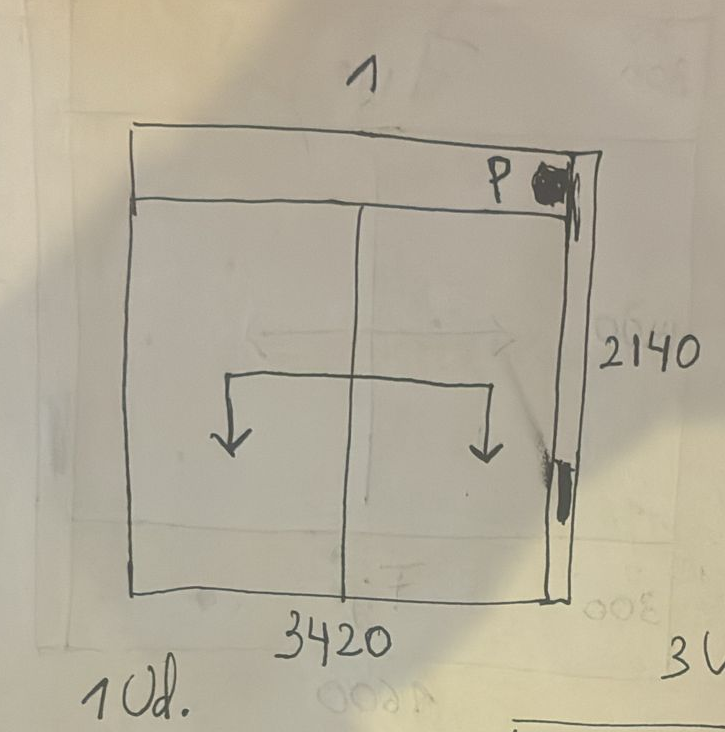
#> input picture recortes/ventana_0.png, 725 x 732 px; its folder holds only this picture in this run
$ python detector_persiana.py
#> lines starting #> are read from the running program, lines starting #| are printed output that depends on the picture; after the words box and inside, x2 and y2 are one past the last pixel; in counts of white or black regions, pixels touching at a corner belong together
import cv2
import numpy as np
import os
import json

CARPETA = "recortes"

def detectar_persiana(ruta):

#> called with ruta = 'recortes/ventana_0.png'
    img = cv2.imread(ruta)
#> img is the input picture: shape (732, 725, 3); mean B, G, R 154.6, 172.6, 179.7

    gris = cv2.cvtColor(img, cv2.COLOR_BGR2GRAY)
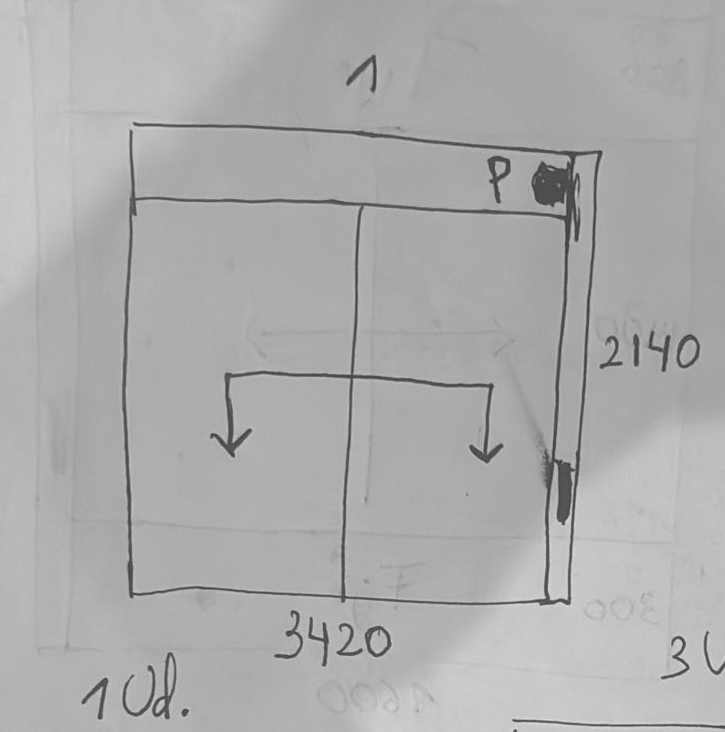
#> gris: shape (732, 725); min 57, max 223, mean 172.6

    alto, ancho = gris.shape
#> alto = 732; ancho = 725

    # =====================================================
    # BINARIZADO
    # =====================================================

    _, th = cv2.threshold(
        gris,
        170,
        255,
        cv2.THRESH_BINARY_INV
    )
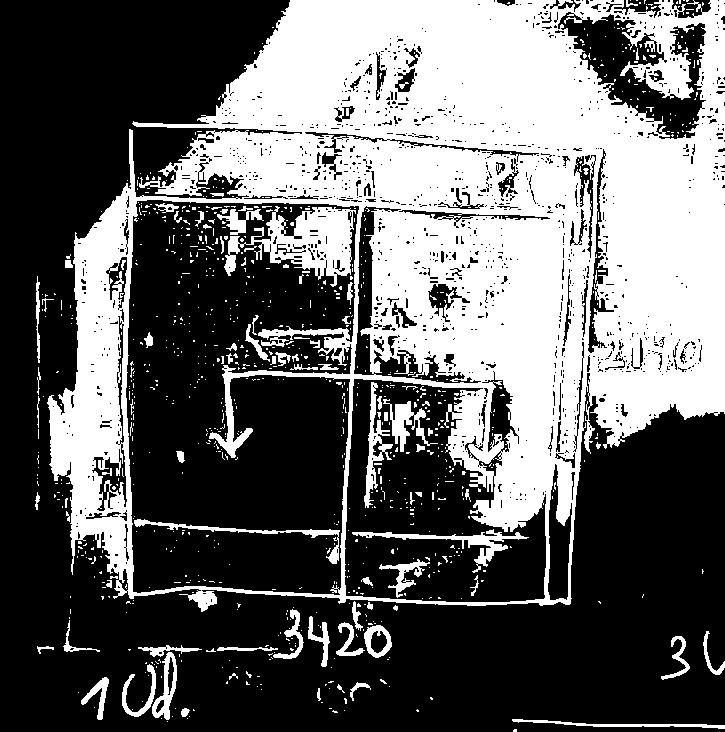
#> th: shape (732, 725); 39.6% white; 922 white regions (836 under 20 px), largest, box (x1, y1, x2, y2) and area: (47, 0, 725, 612) 188884, (224, 206, 356, 287) 4661, (352, 529, 529, 573) 1263

    # =====================================================
    # SOLO FRANJA SUPERIOR
    # =====================================================

    zona_superior = th[0:int(alto * 0.15), :]
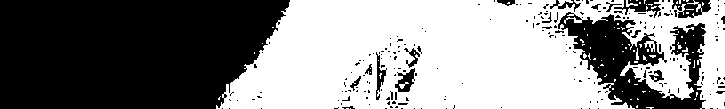
#> zona_superior: shape (109, 725); 53.1% white; 213 black regions (195 under 20 px)

    contornos, _ = cv2.findContours(
        zona_superior,
        cv2.RETR_EXTERNAL,
        cv2.CHAIN_APPROX_SIMPLE
    )
#> contornos = 77 contours, 76 with area under 20; largest, box (x1, y1, x2, y2) and area: (216, 0, 725, 109) 41952

    manos = []

    for c in contornos:

        x, y, w, h = cv2.boundingRect(c)

        area = w * h

        # =====================================================
        # FILTROS
        # =====================================================

        # pequeños cuadrados
        if area < 5 or area > 300:
            continue

        # forma cuadrada
        ratio = w / float(h)

        if ratio < 0.5 or ratio > 1.5:
            continue

        # =====================================================
        # SOLO LATERALES
        # =====================================================

        if x < ancho * 0.12:

            manos.append("I")

        elif (x + w) > ancho * 0.88:

            manos.append("D")
#> this loop made 77 passes
#> (x, y, w, h, area, ratio) on passes 26, 27, 28, 29, 36, 37, 46: (649, 55, 7, 3, 21, 2.33), (643, 55, 4, 6, 24, 0.667), (588, 53, 3, 7, 21, 0.429), (583, 53, 4, 6, 24, 0.667), (636, 48, 3, 12, 36, 0.25), (682, 47, 6, 5, 30, 1.2), (677, 42, 5, 7, 35, 0.714)
#> after the loop, manos = ['D', 'D', 'D', 'D', 'D', 'D', 'D', 'D', 'D', 'D', 'D', 'D']

    manos = list(set(manos))
#> manos = ['D']

    return {
        "persiana": len(manos) > 0,
        "manos_persiana": manos
    }

# =====================================================
# RECORRER IMAGENES
# =====================================================

for archivo in os.listdir(CARPETA):

    if archivo.lower().endswith((".png", ".jpg", ".jpeg")):

        ruta = os.path.join(CARPETA, archivo)

        resultado = detectar_persiana(ruta)
#> resultado = {'persiana': True, 'manos_persiana': ['D']}

        print("\n====================================")
        print(f"IMAGEN: {archivo}")
        print("====================================")

        print(json.dumps(
            resultado,
            indent=4,
            ensure_ascii=False
        ))
#| {
#|     "persiana": true,
#|     "manos_persiana": [
#|         "D"
#|     ]
#| }

$ run again, on recortes/ventana_4.png
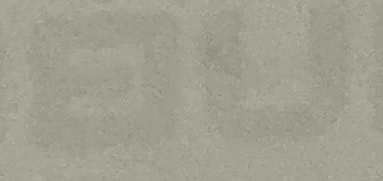
#> input picture recortes/ventana_4.png, 383 x 181 px
#> in detectar_persiana, img is the input picture: shape (181, 383, 3); mean B, G, R 146.5, 159.5, 161.5
#> in detectar_persiana, `_, th = cv2.threshold( gris, 170, 255, cv2.THRESH_BINARY_INV )`:
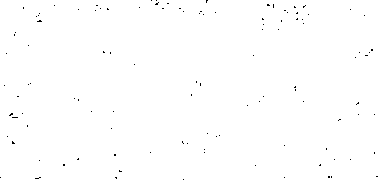
#> th: shape (181, 383); 99.7% white; black in thin lines or dots
#> in detectar_persiana, `zona_superior = th[0:int(alto * 0.15), :]`:
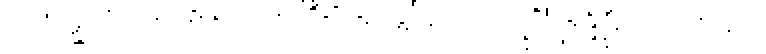
#> zona_superior: shape (27, 383) (shown 2 times larger); 99.2% white; black in thin lines or dots, all inside (x1, y1, x2, y2) = (23, 0, 365, 25)
#> contornos = 1 contour; box (x1, y1, x2, y2) and area: (0, 0, 383, 27) 9924
#> the loop in detectar_persiana, `for c in contornos: ` made 1 pass
#> (x, y, w, h, area) on pass 1: (0, 0, 383, 27, 10341)
#> after the loop in detectar_persiana, `for c in contornos:`: manos = []
#> resultado = {'persiana': False, 'manos_persiana': []}
#| {
#|     "persiana": false,
#|     "manos_persiana": []
#| }

$ run again, on recortes/ventana_5.png
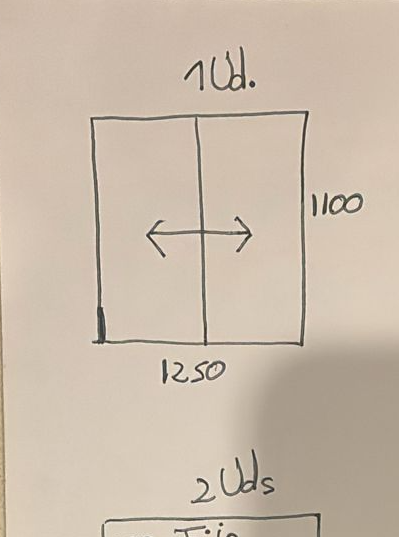
#> input picture recortes/ventana_5.png, 399 x 537 px
#> in detectar_persiana, img is the input picture: shape (537, 399, 3); mean B, G, R 171.5, 187.9, 202.9
#> in detectar_persiana, `_, th = cv2.threshold( gris, 170, 255, cv2.THRESH_BINARY_INV )`:
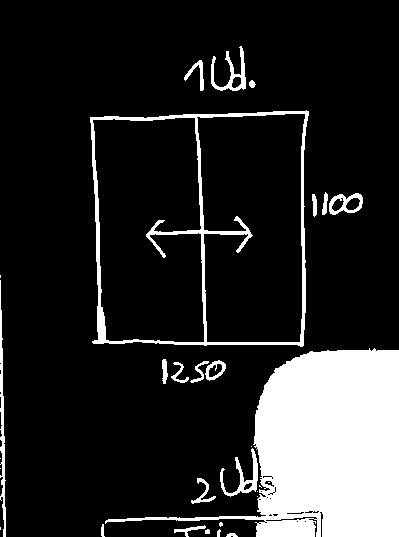
#> th: shape (537, 399); 15.7% white; 30 white regions (10 under 20 px), largest, box (x1, y1, x2, y2) and area: (105, 348, 399, 537) 25623, (90, 110, 309, 347) 4547, (0, 280, 6, 537) 690
#> in detectar_persiana, `zona_superior = th[0:int(alto * 0.15), :]`:
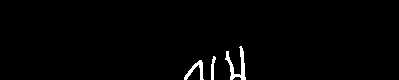
#> zona_superior: shape (80, 399); 1.5% white; 3 white regions
#> contornos = 3 contours; box (x1, y1, x2, y2) and area: (225, 46, 246, 80) 182, (184, 60, 204, 80) 104, (211, 56, 216, 80) 46
#> the loop in detectar_persiana, `for c in contornos: ` made 3 passes
#> (x, y, w, h, area) on passes 1, 3: (184, 60, 20, 20, 400), (225, 46, 21, 34, 714)
#> after the loop in detectar_persiana, `for c in contornos:`: manos = []
#> resultado = {'persiana': False, 'manos_persiana': []}
#| {
#|     "persiana": false,
#|     "manos_persiana": []
#| }

$ run again, on recortes/ventana_6.png
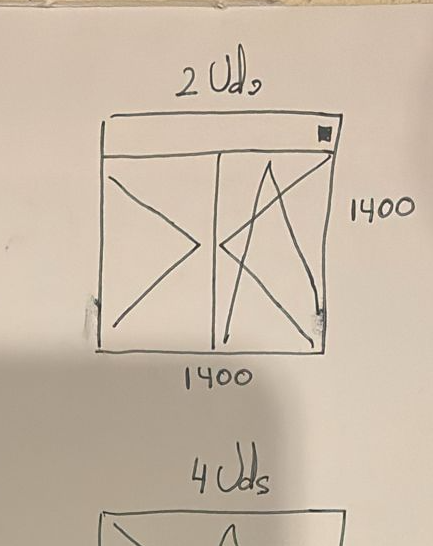
#> input picture recortes/ventana_6.png, 433 x 546 px
#> in detectar_persiana, img is the input picture: shape (546, 433, 3); mean B, G, R 168.5, 185.9, 201.1
#> in detectar_persiana, `_, th = cv2.threshold( gris, 170, 255, cv2.THRESH_BINARY_INV )`:
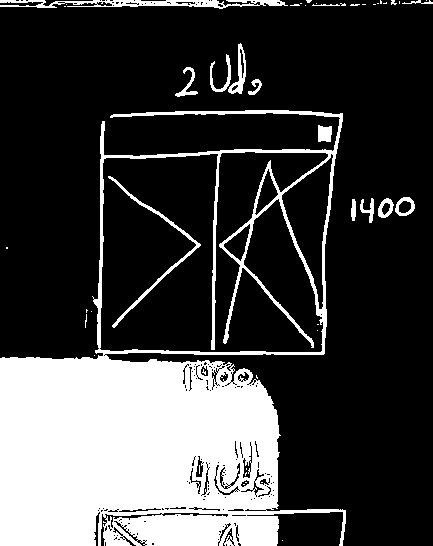
#> th: shape (546, 433); 25.1% white; 48 white regions (34 under 20 px), largest, box (x1, y1, x2, y2) and area: (0, 110, 346, 546) 55425, (0, 0, 288, 9) 1329, (108, 176, 201, 328) 736
#> in detectar_persiana, `zona_superior = th[0:int(alto * 0.15), :]`:
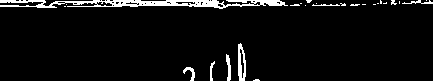
#> zona_superior: shape (81, 433); 5.5% white; 25 white regions (18 under 20 px)
#> contornos = 25 contours, 19 with area under 20; largest, box (x1, y1, x2, y2) and area: (0, 0, 288, 9) 1071, (238, 43, 246, 81) 213, (226, 54, 231, 81) 58, (183, 67, 195, 81) 46, (210, 61, 215, 81) 26, (402, 0, 433, 4) 24
#> the loop in detectar_persiana, `for c in contornos: ` made 25 passes
#> (x, y, w, h, area, ratio) on passes 2, 3, 4, 10, 11, 12, 21, 22: (183, 67, 12, 14, 168, 0.857), (210, 61, 5, 20, 100, 0.25), (226, 54, 5, 27, 135, 0.185), (350, 4, 10, 2, 20, 5), (312, 4, 28, 2, 56, 14), (290, 4, 10, 2, 20, 5), (402, 0, 31, 4, 124, 7.75), (391, 0, 6, 5, 30, 1.2)
#> after the loop in detectar_persiana, `for c in contornos:`: manos = ['D', 'D']
#> in detectar_persiana, `manos = list(set(manos))`: manos = ['D']
#> resultado = {'persiana': True, 'manos_persiana': ['D']}
#| {
#|     "persiana": true,
#|     "manos_persiana": [
#|         "D"
#|     ]
#| }

$ run again, on recortes/ventana_1.png
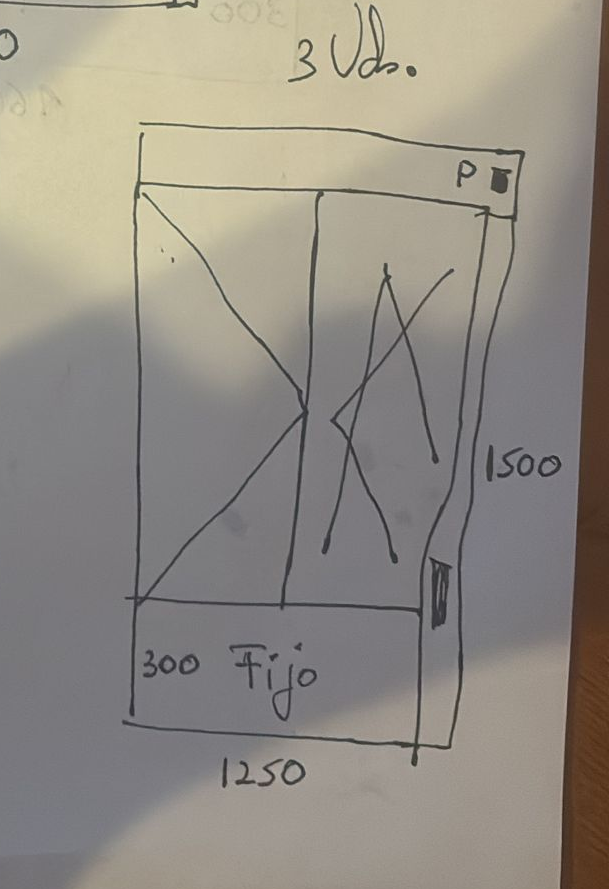
#> input picture recortes/ventana_1.png, 609 x 889 px
#> in detectar_persiana, img is the input picture: shape (889, 609, 3); mean B, G, R 132, 140.9, 146.4
#> in detectar_persiana, `_, th = cv2.threshold( gris, 170, 255, cv2.THRESH_BINARY_INV )`:
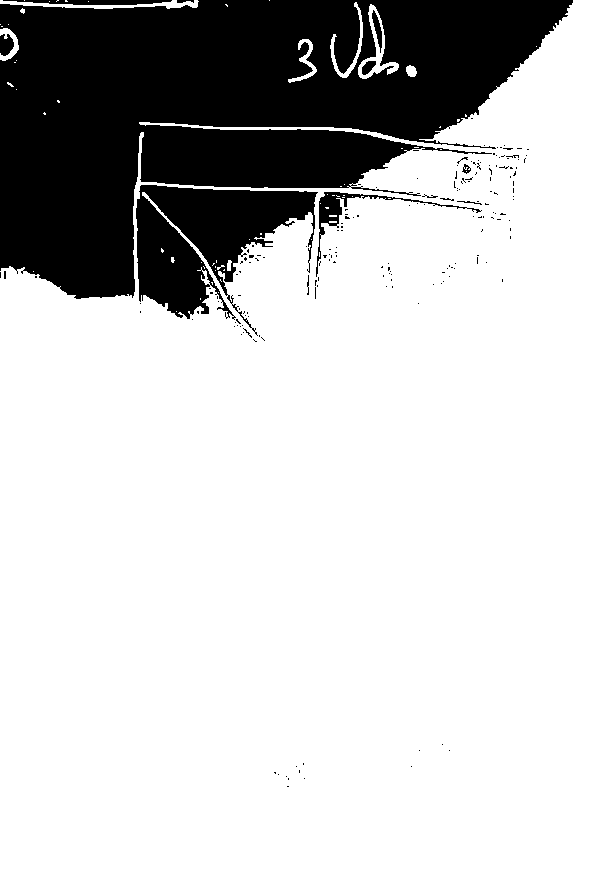
#> th: shape (889, 609); 78.6% white; 185 black regions (172 under 20 px), largest, box (x1, y1, x2, y2) and area: (0, 0, 573, 299) 98540, (136, 185, 318, 336) 14068, (316, 192, 482, 277) 1064
#> in detectar_persiana, `zona_superior = th[0:int(alto * 0.15), :]`:
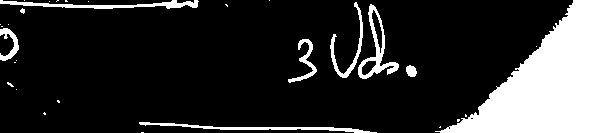
#> zona_superior: shape (133, 609); 19.3% white; 30 white regions (21 under 20 px)
#> contornos = 30 contours, 22 with area under 20; largest, box (x1, y1, x2, y2) and area: (435, 0, 609, 133) 11978, (358, 4, 399, 79) 942, (0, 0, 199, 9) 541, (139, 122, 377, 133) 434, (330, 2, 363, 78) 310, (288, 39, 317, 83) 244, (0, 28, 19, 61) 210, (406, 65, 417, 77) 84
#> the loop in detectar_persiana, `for c in contornos: ` made 30 passes
#> (x, y, w, h, area) on passes 3, 14, 15, 20, 22, 25, 30: (139, 122, 238, 11, 2618), (288, 39, 29, 44, 1276), (0, 28, 19, 33, 627), (358, 4, 41, 75, 3075), (330, 2, 33, 76, 2508), (435, 0, 174, 133, 23142), (0, 0, 199, 9, 1791)
#> after the loop in detectar_persiana, `for c in contornos:`: manos = ['I', 'I', 'I', 'I', 'I', 'I']
#> in detectar_persiana, `manos = list(set(manos))`: manos = ['I']
#> resultado = {'persiana': True, 'manos_persiana': ['I']}
#| {
#|     "persiana": true,
#|     "manos_persiana": [
#|         "I"
#|     ]
#| }
